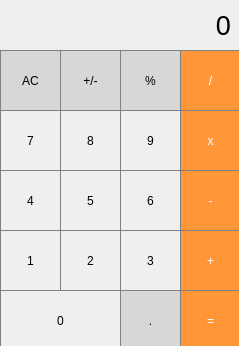
<?xml version="1.0" encoding="UTF-8"?>
<ui version="4.0">
 <class>MainWindow</class>
 <widget class="QMainWindow" name="MainWindow">
  <property name="geometry">
   <rect>
    <x>0</x>
    <y>0</y>
    <width>239</width>
    <height>346</height>
   </rect>
  </property>
  <property name="windowTitle">
   <string>MainWindow</string>
  </property>
  <widget class="QWidget" name="centralwidget">
   <widget class="QLabel" name="result_show">
    <property name="enabled">
     <bool>true</bool>
    </property>
    <property name="geometry">
     <rect>
      <x>20</x>
      <y>0</y>
      <width>211</width>
      <height>51</height>
     </rect>
    </property>
    <property name="font">
     <font>
      <pointsize>20</pointsize>
     </font>
    </property>
    <property name="styleSheet">
     <string notr="true">QLabel {
  qproperty-alignment: 'AlignVCenter | AlignRight';
  border-bottom: 1px solid gray;
}

background-color : white;</string>
    </property>
    <property name="lineWidth">
     <number>1</number>
    </property>
    <property name="midLineWidth">
     <number>0</number>
    </property>
    <property name="text">
     <string>0</string>
    </property>
    <property name="textFormat">
     <enum>Qt::AutoText</enum>
    </property>
    <property name="alignment">
     <set>Qt::AlignRight|Qt::AlignTrailing|Qt::AlignVCenter</set>
    </property>
   </widget>
   <widget class="QPushButton" name="delete_2">
    <property name="geometry">
     <rect>
      <x>0</x>
      <y>50</y>
      <width>61</width>
      <height>61</height>
     </rect>
    </property>
    <property name="styleSheet">
     <string notr="true">QPushButton {
  background-color: rgb(215, 215, 215);
  border: 1px solid gray;
}
QPushButton:pressed {
    background-color: qlineargradient(x1: 0, y1: 0, x2: 0, y2: 1,
                                      stop: 0 #BEBEBE, stop: 1 #D7D7D7);
}</string>
    </property>
    <property name="text">
     <string>AC</string>
    </property>
   </widget>
   <widget class="QPushButton" name="plus_of_minus">
    <property name="geometry">
     <rect>
      <x>60</x>
      <y>50</y>
      <width>61</width>
      <height>61</height>
     </rect>
    </property>
    <property name="styleSheet">
     <string notr="true">QPushButton {
  background-color: rgb(215, 215, 215);
  border: 1px solid gray;
}
QPushButton:pressed {
    background-color: qlineargradient(x1: 0, y1: 0, x2: 0, y2: 1,
                                      stop: 0 #BEBEBE, stop: 1 #D7D7D7);
}</string>
    </property>
    <property name="text">
     <string>+/-</string>
    </property>
   </widget>
   <widget class="QPushButton" name="percent">
    <property name="geometry">
     <rect>
      <x>120</x>
      <y>50</y>
      <width>61</width>
      <height>61</height>
     </rect>
    </property>
    <property name="styleSheet">
     <string notr="true">QPushButton {
  background-color: rgb(215, 215, 215);
  border: 1px solid gray;
}
QPushButton:pressed {
    background-color: qlineargradient(x1: 0, y1: 0, x2: 0, y2: 1,
                                      stop: 0 #BEBEBE, stop: 1 #D7D7D7);
}</string>
    </property>
    <property name="text">
     <string>%</string>
    </property>
   </widget>
   <widget class="QPushButton" name="division">
    <property name="geometry">
     <rect>
      <x>180</x>
      <y>50</y>
      <width>61</width>
      <height>61</height>
     </rect>
    </property>
    <property name="styleSheet">
     <string notr="true">QPushButton {
  background-color: rgb(255, 151, 57);
  color: white; 
  border: 1px solid gray;
}

QPushButton:pressed {
    background-color: qlineargradient(x1: 0, y1: 0, x2: 0, y2: 1,
                                      stop: 0 #FF7832, stop: 1 #FF9739);
}</string>
    </property>
    <property name="text">
     <string>/</string>
    </property>
   </widget>
   <widget class="QPushButton" name="pushButton9">
    <property name="geometry">
     <rect>
      <x>120</x>
      <y>110</y>
      <width>61</width>
      <height>61</height>
     </rect>
    </property>
    <property name="styleSheet">
     <string notr="true">QPushButton {
   border: 1px solid gray;
}
QPushButton:pressed {
    background-color: qlineargradient(x1: 0, y1: 0, x2: 0, y2: 1,
                                      stop: 0 #dadbde, stop: 1 #f6f7fa);
}</string>
    </property>
    <property name="text">
     <string>9</string>
    </property>
   </widget>
   <widget class="QPushButton" name="multiply">
    <property name="geometry">
     <rect>
      <x>180</x>
      <y>110</y>
      <width>61</width>
      <height>61</height>
     </rect>
    </property>
    <property name="styleSheet">
     <string notr="true">QPushButton {
  background-color: rgb(255, 151, 57);
  color: white; 
  border: 1px solid gray;
}

QPushButton:pressed {
    background-color: qlineargradient(x1: 0, y1: 0, x2: 0, y2: 1,
                                      stop: 0 #FF7832, stop: 1 #FF9739);
}</string>
    </property>
    <property name="text">
     <string>x</string>
    </property>
   </widget>
   <widget class="QPushButton" name="pushButton7">
    <property name="geometry">
     <rect>
      <x>0</x>
      <y>110</y>
      <width>61</width>
      <height>61</height>
     </rect>
    </property>
    <property name="styleSheet">
     <string notr="true">QPushButton {
   border: 1px solid gray;
}
QPushButton:pressed {
    background-color: qlineargradient(x1: 0, y1: 0, x2: 0, y2: 1,
                                      stop: 0 #dadbde, stop: 1 #f6f7fa);
}</string>
    </property>
    <property name="text">
     <string>7</string>
    </property>
   </widget>
   <widget class="QPushButton" name="pushButton8">
    <property name="geometry">
     <rect>
      <x>60</x>
      <y>110</y>
      <width>61</width>
      <height>61</height>
     </rect>
    </property>
    <property name="styleSheet">
     <string notr="true">QPushButton {
   border: 1px solid gray;
}
QPushButton:pressed {
    background-color: qlineargradient(x1: 0, y1: 0, x2: 0, y2: 1,
                                      stop: 0 #dadbde, stop: 1 #f6f7fa);
}</string>
    </property>
    <property name="text">
     <string>8</string>
    </property>
   </widget>
   <widget class="QPushButton" name="pushButton6">
    <property name="geometry">
     <rect>
      <x>120</x>
      <y>170</y>
      <width>61</width>
      <height>61</height>
     </rect>
    </property>
    <property name="styleSheet">
     <string notr="true">QPushButton {
   border: 1px solid gray;
}
QPushButton:pressed {
    background-color: qlineargradient(x1: 0, y1: 0, x2: 0, y2: 1,
                                      stop: 0 #dadbde, stop: 1 #f6f7fa);
}</string>
    </property>
    <property name="text">
     <string>6</string>
    </property>
   </widget>
   <widget class="QPushButton" name="minus">
    <property name="geometry">
     <rect>
      <x>180</x>
      <y>170</y>
      <width>61</width>
      <height>61</height>
     </rect>
    </property>
    <property name="styleSheet">
     <string notr="true">QPushButton {
  background-color: rgb(255, 151, 57);
  color: white; 
  border: 1px solid gray;
}

QPushButton:pressed {
    background-color: qlineargradient(x1: 0, y1: 0, x2: 0, y2: 1,
                                      stop: 0 #FF7832, stop: 1 #FF9739);
}</string>
    </property>
    <property name="text">
     <string>-</string>
    </property>
   </widget>
   <widget class="QPushButton" name="pushButton4">
    <property name="geometry">
     <rect>
      <x>0</x>
      <y>170</y>
      <width>61</width>
      <height>61</height>
     </rect>
    </property>
    <property name="styleSheet">
     <string notr="true">QPushButton {
   border: 1px solid gray;
}
QPushButton:pressed {
    background-color: qlineargradient(x1: 0, y1: 0, x2: 0, y2: 1,
                                      stop: 0 #dadbde, stop: 1 #f6f7fa);
}</string>
    </property>
    <property name="text">
     <string>4</string>
    </property>
   </widget>
   <widget class="QPushButton" name="pushButton5">
    <property name="geometry">
     <rect>
      <x>60</x>
      <y>170</y>
      <width>61</width>
      <height>61</height>
     </rect>
    </property>
    <property name="styleSheet">
     <string notr="true">QPushButton {
   border: 1px solid gray;
}
QPushButton:pressed {
    background-color: qlineargradient(x1: 0, y1: 0, x2: 0, y2: 1,
                                      stop: 0 #dadbde, stop: 1 #f6f7fa);
}</string>
    </property>
    <property name="text">
     <string>5</string>
    </property>
   </widget>
   <widget class="QPushButton" name="point">
    <property name="geometry">
     <rect>
      <x>120</x>
      <y>290</y>
      <width>61</width>
      <height>61</height>
     </rect>
    </property>
    <property name="styleSheet">
     <string notr="true">QPushButton {
  background-color: rgb(215, 215, 215);
  border: 1px solid gray;
}
QPushButton:pressed {
    background-color: qlineargradient(x1: 0, y1: 0, x2: 0, y2: 1,
                                      stop: 0 #BEBEBE, stop: 1 #D7D7D7);
}</string>
    </property>
    <property name="text">
     <string>.</string>
    </property>
   </widget>
   <widget class="QPushButton" name="equal">
    <property name="geometry">
     <rect>
      <x>180</x>
      <y>290</y>
      <width>61</width>
      <height>61</height>
     </rect>
    </property>
    <property name="styleSheet">
     <string notr="true">QPushButton {
  background-color: rgb(255, 151, 57);
  color: white; 
  border: 1px solid gray;
}

QPushButton:pressed {
    background-color: qlineargradient(x1: 0, y1: 0, x2: 0, y2: 1,
                                      stop: 0 #FF7832, stop: 1 #FF9739);
}</string>
    </property>
    <property name="text">
     <string>=</string>
    </property>
   </widget>
   <widget class="QPushButton" name="pushButton0">
    <property name="geometry">
     <rect>
      <x>0</x>
      <y>290</y>
      <width>121</width>
      <height>61</height>
     </rect>
    </property>
    <property name="styleSheet">
     <string notr="true">QPushButton {
   border: 1px solid gray;
}
QPushButton:pressed {
    background-color: qlineargradient(x1: 0, y1: 0, x2: 0, y2: 1,
                                      stop: 0 #dadbde, stop: 1 #f6f7fa);
}</string>
    </property>
    <property name="text">
     <string>0</string>
    </property>
   </widget>
   <widget class="QPushButton" name="plus">
    <property name="geometry">
     <rect>
      <x>180</x>
      <y>230</y>
      <width>61</width>
      <height>61</height>
     </rect>
    </property>
    <property name="styleSheet">
     <string notr="true">QPushButton {
  background-color: rgb(255, 151, 57);
  color: white; 
  border: 1px solid gray;
}

QPushButton:pressed {
    background-color: qlineargradient(x1: 0, y1: 0, x2: 0, y2: 1,
                                      stop: 0 #FF7832, stop: 1 #FF9739);
}</string>
    </property>
    <property name="text">
     <string>+</string>
    </property>
   </widget>
   <widget class="QPushButton" name="pushButton1">
    <property name="geometry">
     <rect>
      <x>0</x>
      <y>230</y>
      <width>61</width>
      <height>61</height>
     </rect>
    </property>
    <property name="styleSheet">
     <string notr="true">QPushButton {
   border: 1px solid gray;
}
QPushButton:pressed {
    background-color: qlineargradient(x1: 0, y1: 0, x2: 0, y2: 1,
                                      stop: 0 #dadbde, stop: 1 #f6f7fa);
}</string>
    </property>
    <property name="text">
     <string>1</string>
    </property>
   </widget>
   <widget class="QPushButton" name="pushButton2">
    <property name="geometry">
     <rect>
      <x>60</x>
      <y>230</y>
      <width>61</width>
      <height>61</height>
     </rect>
    </property>
    <property name="styleSheet">
     <string notr="true">QPushButton {
   border: 1px solid gray;
}
QPushButton:pressed {
    background-color: qlineargradient(x1: 0, y1: 0, x2: 0, y2: 1,
                                      stop: 0 #dadbde, stop: 1 #f6f7fa);
}</string>
    </property>
    <property name="text">
     <string>2</string>
    </property>
   </widget>
   <widget class="QPushButton" name="pushButton3">
    <property name="geometry">
     <rect>
      <x>120</x>
      <y>230</y>
      <width>61</width>
      <height>61</height>
     </rect>
    </property>
    <property name="styleSheet">
     <string notr="true">QPushButton {
   border: 1px solid gray;
}
QPushButton:pressed {
    background-color: qlineargradient(x1: 0, y1: 0, x2: 0, y2: 1,
                                      stop: 0 #dadbde, stop: 1 #f6f7fa);
}</string>
    </property>
    <property name="text">
     <string>3</string>
    </property>
   </widget>
  </widget>
 </widget>
 <resources/>
 <connections/>
</ui>
